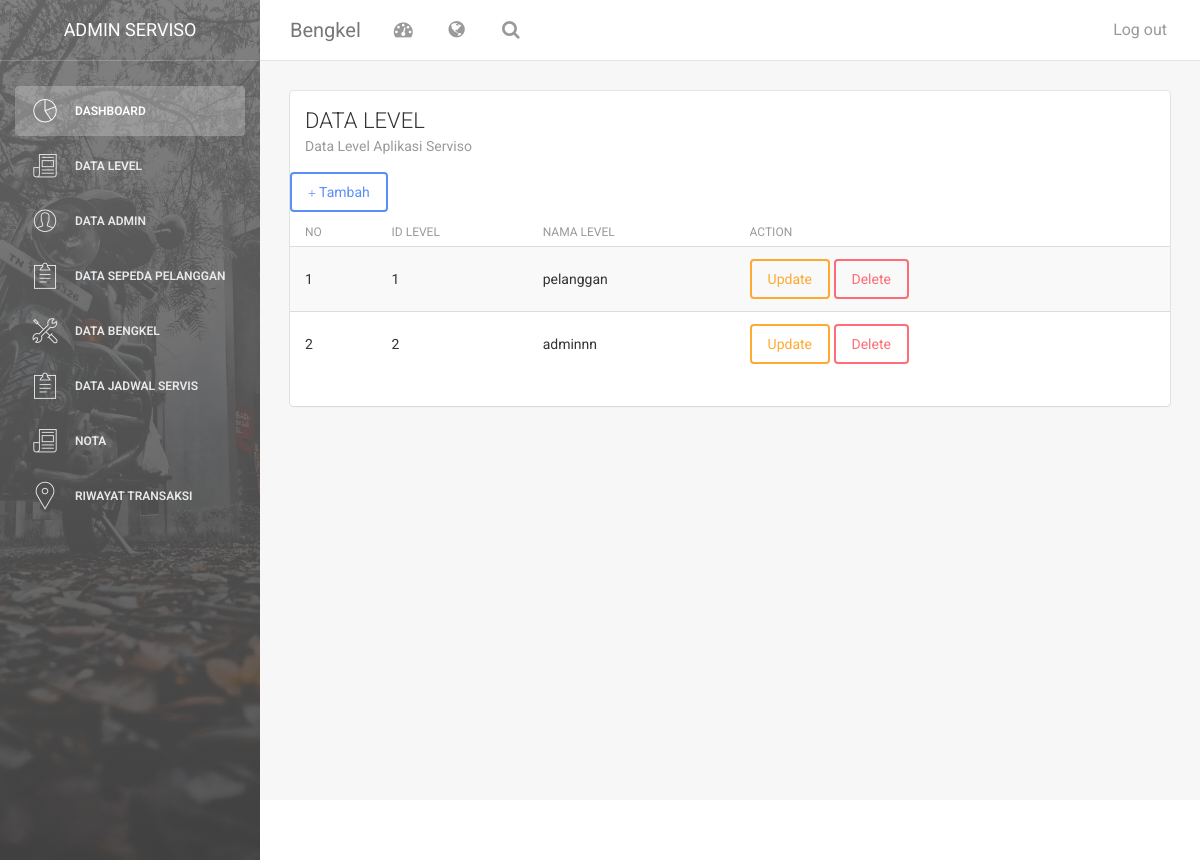
Page /index.php/level on the committed database.
### tables this page shows
CREATE TABLE `level` (
  `id_level` int(50) NOT NULL,
  `nama_level` varchar(100) NOT NULL
);

### application/controllers/level.php (called while the page is built, shortened)
<?php
class level extends CI_Controller {
        public function __construct()
        {
          $this->load->model('level_m');
          $this->load->library('form_validation');
      }
	public function index()
	{
        $data['konten']="level_v";
        $this->load->model('level_m');
        $data['arr']=$this->level_m->get_level();
        $this->load->view('dashboard',$data, FALSE);
        }
    }

### index.php (called while the page is built, shortened)
<?php
require_once BASEPATH.'core/CodeIgniter.php';

### application/models/level_m.php (called while the page is built, shortened)
<?php
class level_m extends CI_Model {
	public function get_level()
	{
	   $arr= $this->db->get('level')->result();
	   return $arr;
	}
}

### application/views/level_v.php (the view, shortened to what this page needs)
<div class="content">
            <div class="container-fluid">
                <div class="row">
                    <div class="col-md-12">
                        <div class="card">
                            <div class="header">
                                <h4 class="title">DATA LEVEL</h4>
                                <p class="category">Data Level Aplikasi Serviso</p>
                            </div>
                            <div class="content table-responsive table-full-width">
                                <table class="table table-hover table-striped">
                                <a href="#tambah" class="btn btn-primary" data-toggle="modal"><span class="glyphicon glyphicon-plus"></span> Tambah</a>
                                    <thead>
                                      <th>NO</th>
                                      <th>ID LEVEL</th>
                                    	<th>NAMA LEVEL</th>
                                        <th>ACTION</th>
                                    </thead>
                                    <?php
                                     $no=0;
                                 foreach ($arr as $dt_level) {
                                    $no++;
                                        echo '<tr>
                                <td>'.$no.'</td>
                                <td>'.$dt_level->id_level.'</td>
                                <td>'.$dt_level->nama_level.'</td>
                                <td><a href="#update_level" class="btn btn-warning" data-toggle="modal" onclick="tm_detail('.$dt_level->id_level.')">Update</a>
                                <a href="'.base_url('index.php/level/hapus_level/'.$dt_level->id_level).'" onclick="return confirm(\'anda yakin?\')" class="btn btn-danger">Delete</a></td>
                             </tr>';
                                }
                                ?>
                                </table>
    </div>
  </div>
</div>
                            </div>
                        </div>
                    </div>
                </div>
            </div>
        <footer class="footer">
            <div class="container-fluid">
                <nav class="pull-left">
                    <ul>
                        <li>
                            <a href="#">
                            </a>
                        </li>
                        <li>
                            <a href="#">
                            </a>
                        </li>
                        <li>
                            <a href="#">
                            </a>
                        </li>
                    </ul>
                </nav>
            </div>
        </footer>

### rows in the picture
level: id_level "1", nama_level "pelanggan"
level: id_level "2", nama_level "adminnn"
